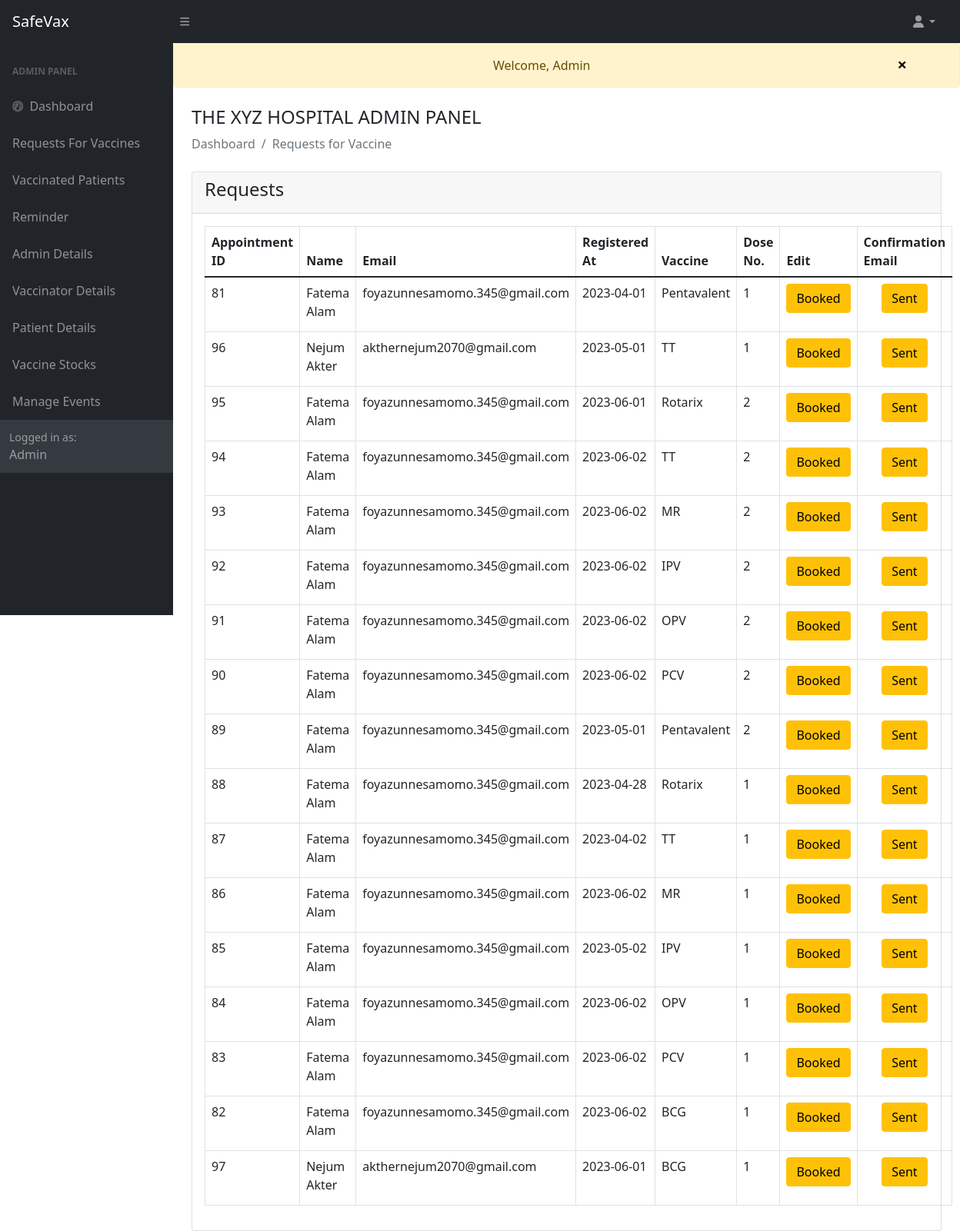
Page /admin/view-register.php (signed in) on the committed database.
### tables this page shows
CREATE TABLE `registers_for` (
  `reg_serial` int(191) NOT NULL,
  `patientid` int(191) NOT NULL,
  `vaccineid` int(191) NOT NULL,
  `doseno` tinyint(20) NOT NULL,
  `dateofreg` date NOT NULL DEFAULT current_timestamp(),
  `status` tinyint(10) NOT NULL,
  `confirmation_mail` int(4) NOT NULL DEFAULT 0
);

CREATE TABLE `user` (
  `u_id` int(191) NOT NULL,
  `u_firstname` varchar(191) NOT NULL,
  `u_lastname` varchar(191) NOT NULL,
  `u_ffirstname` varchar(191) NOT NULL,
  `u_flastname` varchar(191) NOT NULL,
  `u_fnid` varchar(191) NOT NULL,
  `u_email` varchar(191) NOT NULL,
  `u_dob` date NOT NULL,
  `u_gender` varchar(10) NOT NULL,
  `u_division` varchar(191) NOT NULL,
  `u_password` varchar(191) NOT NULL,
  `u_role` tinyint(5) NOT NULL DEFAULT 0,
  `dateofcreation` date NOT NULL DEFAULT current_timestamp()
);

CREATE TABLE `vaccine` (
  `v_id` int(191) NOT NULL,
  `v_name` varchar(191) NOT NULL,
  `totaldose` int(191) NOT NULL,
  `availability` bigint(255) NOT NULL
);

### admin/view-register.php (the view)
<?php
include('authentication.php');
include('includes/header.php');
include('../message.php');
?>
<div class="container-fluid px-4">
    <h4 class="mt-4">THE XYZ HOSPITAL ADMIN PANEL</h4>
        <ol class="breadcrumb mb-4">
            <li class="breadcrumb-item active">Dashboard</li>
            <li class="breadcrumb-item active">Requests for Vaccine</li>
        </ol>
    <?php include('../message.php');?>
    <div class="row">
      <div class = "col-md-12">
        <div class="card">
            <div class="card-header">
              <h4>Requests</h4>
            </div>
            <div class="card-body">
             <table class="table table-bordered" id="dataTable" width="100%" cellspacing="0">
               <thead>
                <tr>
                    <th>Appointment ID</th>
                    <th> Name</th>
                    <th>Email</th>
                    <th>Registered At</th>
                    <th>Vaccine</th>
                    <th>Dose No.</th>
                    <th>Edit</th>
                    <th>Confirmation Email</th>
                </tr>
               </thead>
               <tbody>
                <?php
                $query = "SELECT reg_serial, concat(u_firstname,' ',u_lastname) name, u_email, v_name, doseno, dateofreg, status, confirmation_mail  FROM registers_for, user, vaccine
                WHERE patientid=u_id AND vaccineid=v_id
                ORDER BY dateofreg AND status ";
                $query_run = mysqli_query($con, $query);
                if(mysqli_num_rows($query_run)>0)
                {
                  foreach($query_run as $row)
                    {
                    ?>
                    <tr>
                       <td><?= $row['reg_serial']; ?></td>
                       <td><?= $row['name']; ?></td>
                       <td><?= $row['u_email']; ?></td>
                       <td><?= $row['dateofreg']; ?></td>
                       <td><?= $row['v_name']; ?></td>
                       <td><?= $row['doseno']; ?></td>
                       <td>
                        <?php
                        if($row['status']==0){
                          ?>
                          <form action="statuscon.php" method="POST">
                            <input type="hidden" name="edit_id" value="<?php echo $row['reg_serial'];?>">
                            <input type="hidden" name="edit_vname" value="<?php echo $row['v_name'];?>">
                            <button type="submit" name="updatebtn" class="btn btn-success">Approve</button>
                          </form>
                          <?php
                        }
                          else{
                            echo '<p class="btn btn-warning"> Booked</p>';
                          }
                        ?>
                        </td>
                        <td style="text-align:center;">
                                <?php
                                if($row['confirmation_mail']==0){
                                    ?>
                                 <form action="../mymail/confirmation_mail.php" method="POST" >
                                     <input type="hidden" name="edit_serial" value="<?php echo $row['reg_serial'];?>">
                                    <button type="submit" name="send" class="btn btn-secondary">Send</button>
                                </form>
                                <?php
                                }
                                 else if($row['confirmation_mail']==1)
                                echo '<p class="btn btn-warning">Sent</p>';
                                ?>
                                </td>
                    </tr>
                    <?php
                    }
                }
                else
                {
                  echo "No Record Found";
                }
                ?>
               </tbody>
             </table>
            </div>
        </div>
      </div>
    </div>
</div>
<?php
include('includes/scripts.php');
?>

### rows in the picture
registers_for: reg_serial "81", name "Fatema Alam", patientid.u_email "foyazunnesamomo.345@gmail.com", dateofreg "2023-04-01", vaccineid.v_name "Pentavalent", doseno "1", status "Booked", confirmation_mail "Sent"
registers_for: reg_serial "96", name "Nejum Akter", patientid.u_email "akthernejum2070@gmail.com", dateofreg "2023-05-01", vaccineid.v_name "TT", doseno "1", status "Booked", confirmation_mail "Sent"
registers_for: reg_serial "95", name "Fatema Alam", patientid.u_email "foyazunnesamomo.345@gmail.com", dateofreg "2023-06-01", vaccineid.v_name "Rotarix", doseno "2", status "Booked", confirmation_mail "Sent"
registers_for: reg_serial "94", name "Fatema Alam", patientid.u_email "foyazunnesamomo.345@gmail.com", dateofreg "2023-06-02", vaccineid.v_name "TT", doseno "2", status "Booked", confirmation_mail "Sent"
registers_for: reg_serial "93", name "Fatema Alam", patientid.u_email "foyazunnesamomo.345@gmail.com", dateofreg "2023-06-02", vaccineid.v_name "MR", doseno "2", status "Booked", confirmation_mail "Sent"
registers_for: reg_serial "92", name "Fatema Alam", patientid.u_email "foyazunnesamomo.345@gmail.com", dateofreg "2023-06-02", vaccineid.v_name "IPV", doseno "2", status "Booked", confirmation_mail "Sent"
registers_for: reg_serial "91", name "Fatema Alam", patientid.u_email "foyazunnesamomo.345@gmail.com", dateofreg "2023-06-02", vaccineid.v_name "OPV", doseno "2", status "Booked", confirmation_mail "Sent"
registers_for: reg_serial "90", name "Fatema Alam", patientid.u_email "foyazunnesamomo.345@gmail.com", dateofreg "2023-06-02", vaccineid.v_name "PCV", doseno "2", status "Booked", confirmation_mail "Sent"
registers_for: reg_serial "89", name "Fatema Alam", patientid.u_email "foyazunnesamomo.345@gmail.com", dateofreg "2023-05-01", vaccineid.v_name "Pentavalent", doseno "2", status "Booked", confirmation_mail "Sent"
registers_for: reg_serial "88", name "Fatema Alam", patientid.u_email "foyazunnesamomo.345@gmail.com", dateofreg "2023-04-28", vaccineid.v_name "Rotarix", doseno "1", status "Booked", confirmation_mail "Sent"
registers_for: reg_serial "87", name "Fatema Alam", patientid.u_email "foyazunnesamomo.345@gmail.com", dateofreg "2023-04-02", vaccineid.v_name "TT", doseno "1", status "Booked", confirmation_mail "Sent"
registers_for: reg_serial "86", name "Fatema Alam", patientid.u_email "foyazunnesamomo.345@gmail.com", dateofreg "2023-06-02", vaccineid.v_name "MR", doseno "1", status "Booked", confirmation_mail "Sent"
registers_for: reg_serial "85", name "Fatema Alam", patientid.u_email "foyazunnesamomo.345@gmail.com", dateofreg "2023-05-02", vaccineid.v_name "IPV", doseno "1", status "Booked", confirmation_mail "Sent"
registers_for: reg_serial "84", name "Fatema Alam", patientid.u_email "foyazunnesamomo.345@gmail.com", dateofreg "2023-06-02", vaccineid.v_name "OPV", doseno "1", status "Booked", confirmation_mail "Sent"
registers_for: reg_serial "83", name "Fatema Alam", patientid.u_email "foyazunnesamomo.345@gmail.com", dateofreg "2023-06-02", vaccineid.v_name "PCV", doseno "1", status "Booked", confirmation_mail "Sent"
registers_for: reg_serial "82", name "Fatema Alam", patientid.u_email "foyazunnesamomo.345@gmail.com", dateofreg "2023-06-02", vaccineid.v_name "BCG", doseno "1", status "Booked", confirmation_mail "Sent"
registers_for: reg_serial "97", name "Nejum Akter", patientid.u_email "akthernejum2070@gmail.com", dateofreg "2023-06-01", vaccineid.v_name "BCG", doseno "1", status "Booked", confirmation_mail "Sent"

### other values in the picture
$_SESSION['message'] "Welcome, Admin"
